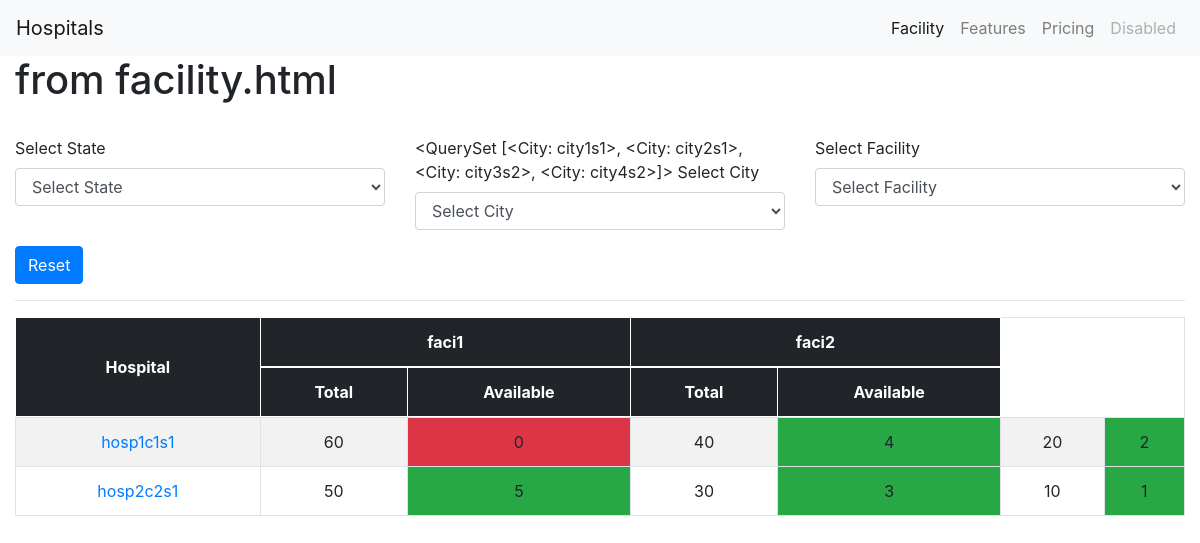
The app's page /facility/ with its own data.
### app/models/city.py (models this page shows)
class City(models.Model):
    name=models.CharField(max_length=30, null=False, blank=False)
    state=models.ForeignKey(State, on_delete=models.CASCADE, related_name='cities')
    def __str__(self):
        return self.name

### app/models/facility.py (models this page shows)
class Facility(models.Model):
    title= models.CharField(max_length=30, null=False, blank=False, default='')
    def __str__(self):
        return self.title
    '''
    hospital=models.OneToOneField(Hospital, on_delete=models.CASCADE, primary_key=True)
    oxygen_beds_total=models.IntegerField(default=0)
    oxygen_beds_available=models.IntegerField(default=0)
    oxygen_cylinder_total=models.IntegerField(default=0)
    oxygen_cylinder_available=models.IntegerField(default=0)
    ventilator_total=models.IntegerField(default=0)
    ventilator_available=models.IntegerField(default=0)
    def __str__(self):
        return self.hospital.name

    '''

### app/models/hospital.py (models this page shows, shortened)
class Hospital(models.Model):
    name=models.CharField(max_length=30, null=False, blank=False)
    address=models.CharField(max_length=30, null=False, blank=False)
    phone=models.CharField(max_length=30, null=False, blank=False)
    city=models.ForeignKey(City, on_delete=models.CASCADE, related_name='hospitals')

### app/models/availability.py (models this page shows, shortened)
class Availability(models.Model):
    hospital=models.ForeignKey(Hospital, on_delete=models.CASCADE, related_name='availabilities')
    facility=models.ForeignKey(Facility, on_delete=models.CASCADE, related_name='availabilities')
    total=models.IntegerField(default=0)
    available=models.IntegerField(default=0)
    updated_at=models.DateTimeField(auto_now=True)

### app/views/facility.py (the view, shortened to what this page needs)
# urls.py: path('facility/', facility),
def facility(request):
    states=State.objects.all()
    cities=City.objects.all()
    hospitals=Hospital.objects.all()
    facilities = Facility.objects.all().order_by('pk')
    selected_state_id=request.GET.get('state')
    if selected_state_id:
        cities=cities.filter(state=selected_state_id)
    else:
        cities=City.objects.all()
    selected_city_id=request.GET.get('city')
    if selected_city_id:
        hospitals=hospitals.filter(city=City(pk=selected_city_id))
    selected_facility_id=request.GET.get('facility')
    context={
        'facilities':facilities,
        'cities':cities,
        'states':states,
        'hospitals':hospitals,
        'selected_state_id':selected_state_id,
        'selected_city_id':selected_city_id,
        'selected_facility_id':selected_facility_id
    }
    return render(request,'facility.html', context)

### app/templatetags/custom_tag.py (called while the page is built)
@register.simple_tag
def get_table_class(value):
    if value:
        return "bg-success"
    return "bg-danger"

@register.simple_tag
def get_availabilities(hospital):
    return Availability.objects.filter(hospital=hospital).order_by('facility_id')

@register.simple_tag
def is_option_selected(selected_option, pk):
    if selected_option==str(pk):
        return 'selected'
    return ''

### app/templates/facility.html (shortened to what this page needs)
{% extends 'base.html' %}
{% load custom_tag %}
{% block content %}
<div class="container-fluid">
   <h1> from facility.html </h1>
   <div>
      <br>
      <div>
         <form action="" id='filterForm' method="GET">
            <div class="row justify-content-center">
               <div class="form-group col-4">
                  <label for="selectState">Select State</label>
                  <select class="form-control" name='state' id="stateSelect">
                    <option value="">Select State</option>
                   </select>
                </div>
                <div class="form-group col-4">
                  {{cities}}
                  <label for="selectCity">Select City</label>
                  <select class="form-control" name='city' id="citySelect">
                    <option value="">Select City</option>
                   </select>
                </div>
                <div class="form-group col-4">
                  <label for="selectFacility">Select Facility</label>
                  <select class="form-control" name='facility' id="facilitySelect">
                    <option value="">Select Facility</option>
                   </select>
                </div>
            </div>
            <div>
               <a href="/facility" class="btn btn-primary">Reset</a>
            </div>
         </form>
      </div>
      <hr>
      <table class="table text-center table-bordered table-striped">
         <thead class="thead-dark">
            <tr>
               <th rowspan="2" style="vertical-align : middle; text-align:center;" class="border-white">Hospital</th>
               {% for facility in facilities %}
               <th colspan="2" class="text-center border-white">{{facility.title}}</th>
               {% endfor %}
            </tr>
            <tr>
               {% for facility in facilities %}
               <th scope="col" class="border-white">Total</th>
               <th scope="col" class="border-white">Available</th>
               {% endfor %}
         </thead>
         <tbody>
            {% for hospital in hospitals %}
               <tr>
                  <td><a href='/hospital/{{hospital.id}}'>{{hospital.name}}</a></td>
                  {% get_availabilities hospital as availabilities%}
                  {% for avl in availabilities %}
                  <td>{{avl.total}}</td>
                  <td class="{% get_table_class avl.available %}">
                      {{avl.available}}</td>
                  {% endfor %}
               </tr>
            {% endfor %}
         </tbody>
      </table>
   </div>
</div>
{% endblock %}

### records on screen
City: name.name "<QuerySet [<City: city1s1>, <City: city2s1>, <City: city3s2>, <City: city4s2>]>"
Facility: title "faci1"
Facility: title "faci2"
Hospital: name "hosp1c1s1"
Availability: total "60", available "0"
Availability: total "40", available "4"
Availability: total "20", available "2"
Hospital: name "hosp2c2s1"
Availability: total "50", available "5"
Availability: total "30", available "3"
Availability: total "10", available "1"
